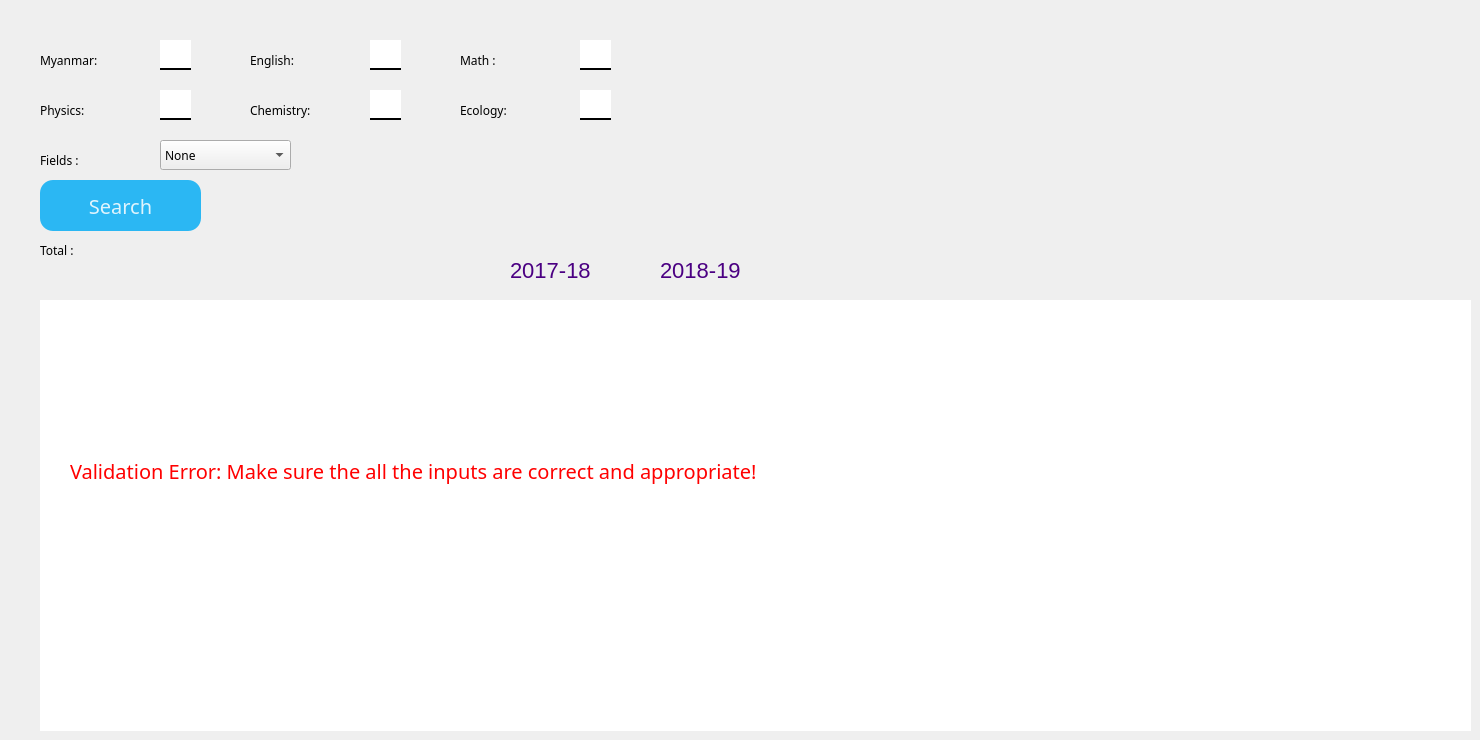
          <widget class="QWidget" name="ecoPage">
           <widget class="QLabel" name="label_12">
            <property name="geometry">
             <rect>
              <x>250</x>
              <y>100</y>
              <width>111</width>
              <height>21</height>
             </rect>
            </property>
            <property name="font">
             <font>
              <family>Space Grotesk</family>
             </font>
            </property>
            <property name="text">
             <string>Chemistry:</string>
            </property>
           </widget>
           <widget class="QListWidget" name="listWidget_eco">
            <property name="geometry">
             <rect>
              <x>40</x>
              <y>300</y>
              <width>1431</width>
              <height>431</height>
             </rect>
            </property>
            <property name="font">
             <font>
              <family>Space Grotesk</family>
              <pointsize>15</pointsize>
             </font>
            </property>
            <property name="styleSheet">
             <string notr="true">QListView::item {
	height: 60px;
}
QListWidget {
	border: 0;
}
QListView::item:selected{
	border: 1px solid #2BB7F3;
	
}</string>
            </property>
           </widget>
           <widget class="QLabel" name="totalmarks_eco">
            <property name="geometry">
             <rect>
              <x>170</x>
              <y>240</y>
              <width>101</width>
              <height>21</height>
             </rect>
            </property>
            <property name="font">
             <font>
              <family>SF Mono</family>
             </font>
            </property>
            <property name="text">
             <string/>
            </property>
           </widget>
           <widget class="QComboBox" name="comboBox_eco">
            <property name="geometry">
             <rect>
              <x>160</x>
              <y>140</y>
              <width>131</width>
              <height>30</height>
             </rect>
            </property>
            <property name="font">
             <font>
              <family>Space Grotesk</family>
             </font>
            </property>
            <item>
             <property name="text">
              <string>None</string>
             </property>
            </item>
            <item>
             <property name="text">
              <string>IT</string>
             </property>
            </item>
            <item>
             <property name="text">
              <string>Agricultural</string>
             </property>
            </item>
            <item>
             <property name="text">
              <string>Education</string>
             </property>
            </item>
            <item>
             <property name="text">
              <string>Technology</string>
             </property>
            </item>
            <item>
             <property name="text">
              <string>Educational</string>
             </property>
            </item>
            <item>
             <property name="text">
              <string>Languages</string>
             </property>
            </item>
            <item>
             <property name="text">
              <string>Economics</string>
             </property>
            </item>
           </widget>
           <widget class="QLabel" name="label_13">
            <property name="geometry">
             <rect>
              <x>40</x>
              <y>240</y>
              <width>101</width>
              <height>21</height>
             </rect>
            </property>
            <property name="font">
             <font>
              <family>Space Grotesk</family>
             </font>
            </property>
            <property name="text">
             <string>Total :</string>
            </property>
           </widget>
           <widget class="QLineEdit" name="inp1_eco">
            <property name="geometry">
             <rect>
              <x>160</x>
              <y>40</y>
              <width>31</width>
              <height>30</height>
             </rect>
            </property>
            <property name="styleSheet">
             <string notr="true">QLineEdit {
border: none;
border-bottom: 2px solid #000000;
}</string>
            </property>
           </widget>
           <widget class="QLineEdit" name="inp6_eco">
            <property name="geometry">
             <rect>
              <x>370</x>
              <y>90</y>
              <width>31</width>
              <height>30</height>
             </rect>
            </property>
            <property name="styleSheet">
             <string notr="true">QLineEdit {
border: none;
border-bottom: 2px solid #000000;
}</string>
            </property>
            <property name="text">
             <string/>
            </property>
           </widget>
           <widget class="QLabel" name="errmsg_eco">
            <property name="geometry">
             <rect>
              <x>70</x>
              <y>450</y>
              <width>1181</width>
              <height>41</height>
             </rect>
            </property>
            <property name="font">
             <font>
              <family>Space Grotesk</family>
              <pointsize>15</pointsize>
             </font>
            </property>
            <property name="styleSheet">
             <string notr="true">QLabel {
	color: red;
}</string>
            </property>
            <property name="text">
             <string>Validation Error: Make sure the all the inputs are correct and appropriate!</string>
            </property>
           </widget>
           <widget class="QLabel" name="label_14">
            <property name="geometry">
             <rect>
              <x>460</x>
              <y>50</y>
              <width>101</width>
              <height>21</height>
             </rect>
            </property>
            <property name="font">
             <font>
              <family>Space Grotesk</family>
             </font>
            </property>
            <property name="text">
             <string>Math :</string>
            </property>
           </widget>
           <widget class="QLabel" name="label_15">
            <property name="geometry">
             <rect>
              <x>460</x>
              <y>100</y>
              <width>101</width>
              <height>21</height>
             </rect>
            </property>
            <property name="font">
             <font>
              <family>Space Grotesk</family>
             </font>
            </property>
            <property name="text">
             <string>Ecology:</string>
            </property>
           </widget>
           <widget class="QLineEdit" name="inp3_eco">
            <property name="geometry">
             <rect>
              <x>580</x>
              <y>40</y>
              <width>31</width>
              <height>30</height>
             </rect>
            </property>
            <property name="styleSheet">
             <string notr="true">QLineEdit {
border: none;
border-bottom: 2px solid #000000;
}</string>
            </property>
           </widget>
           <widget class="QPushButton" name="SearchBtn_eco">
            <property name="geometry">
             <rect>
              <x>40</x>
              <y>180</y>
              <width>161</width>
              <height>51</height>
             </rect>
            </property>
            <property name="minimumSize">
             <size>
              <width>0</width>
              <height>0</height>
             </size>
            </property>
            <property name="font">
             <font>
              <family>Space Grotesk Bold</family>
              <pointsize>15</pointsize>
             </font>
            </property>
            <property name="styleSheet">
             <string notr="true">QPushButton {
    background-color: #2BB7F3;
    border-width: 0;
    border-radius: 13px;
	color: #E0F4FD;
	text-align: center;
}
QPushButton:pressed {
	background-color: #049BDC;
	color: #FFFFFF;
}</string>
            </property>
            <property name="text">
             <string>Search</string>
            </property>
           </widget>
           <widget class="QLabel" name="label_3">
            <property name="geometry">
             <rect>
              <x>40</x>
              <y>50</y>
              <width>101</width>
              <height>21</height>
             </rect>
            </property>
            <property name="font">
             <font>
              <family>Space Grotesk</family>
             </font>
            </property>
            <property name="text">
             <string>Myanmar:</string>
            </property>
           </widget>
           <widget class="QLineEdit" name="inp5_eco">
            <property name="geometry">
             <rect>
              <x>160</x>
              <y>90</y>
              <width>31</width>
              <height>30</height>
             </rect>
            </property>
            <property name="styleSheet">
             <string notr="true">QLineEdit {
border: none;
border-bottom: 2px solid #000000;
}</string>
            </property>
           </widget>
           <widget class="QLineEdit" name="inp4_eco">
            <property name="geometry">
             <rect>
              <x>580</x>
              <y>90</y>
              <width>31</width>
              <height>30</height>
             </rect>
            </property>
            <property name="styleSheet">
             <string notr="true">QLineEdit {
border: none;
border-bottom: 2px solid #000000;
}</string>
            </property>
           </widget>
           <widget class="QLabel" name="label_16">
            <property name="geometry">
             <rect>
              <x>40</x>
              <y>100</y>
              <width>101</width>
              <height>21</height>
             </rect>
            </property>
            <property name="font">
             <font>
              <family>Space Grotesk</family>
             </font>
            </property>
            <property name="text">
             <string>Physics:</string>
            </property>
           </widget>
           <widget class="QLineEdit" name="inp2_eco">
            <property name="geometry">
             <rect>
              <x>370</x>
              <y>40</y>
              <width>31</width>
              <height>30</height>
             </rect>
            </property>
            <property name="styleSheet">
             <string notr="true">QLineEdit {
border: none;
border-bottom: 2px solid #000000;
}</string>
            </property>
            <property name="text">
             <string/>
            </property>
           </widget>
           <widget class="QLabel" name="label_17">
            <property name="geometry">
             <rect>
              <x>250</x>
              <y>50</y>
              <width>101</width>
              <height>21</height>
             </rect>
            </property>
            <property name="font">
             <font>
              <family>Space Grotesk</family>
             </font>
            </property>
            <property name="text">
             <string>English:</string>
            </property>
           </widget>
           <widget class="QLabel" name="label_18">
            <property name="geometry">
             <rect>
              <x>40</x>
              <y>150</y>
              <width>101</width>
              <height>21</height>
             </rect>
            </property>
            <property name="font">
             <font>
              <family>Space Grotesk</family>
             </font>
            </property>
            <property name="text">
             <string>Fields :</string>
            </property>
           </widget>
           <widget class="QLabel" name="se_eco">
            <property name="geometry">
             <rect>
              <x>510</x>
              <y>260</y>
              <width>91</width>
              <height>21</height>
             </rect>
            </property>
            <property name="styleSheet">
             <string notr="true">QLabel
{
 color:#4B0082;
font-size:22px;
}</string>
            </property>
            <property name="text">
             <string>2017-18</string>
            </property>
           </widget>
           <widget class="QLabel" name="en_eco">
            <property name="geometry">
             <rect>
              <x>660</x>
              <y>260</y>
              <width>91</width>
              <height>21</height>
             </rect>
            </property>
            <property name="styleSheet">
             <string notr="true">QLabel
{
 color:#4B0082;
font-size:22px;
}</string>
            </property>
            <property name="text">
             <string>2018-19</string>
            </property>
           </widget>
          </widget>
